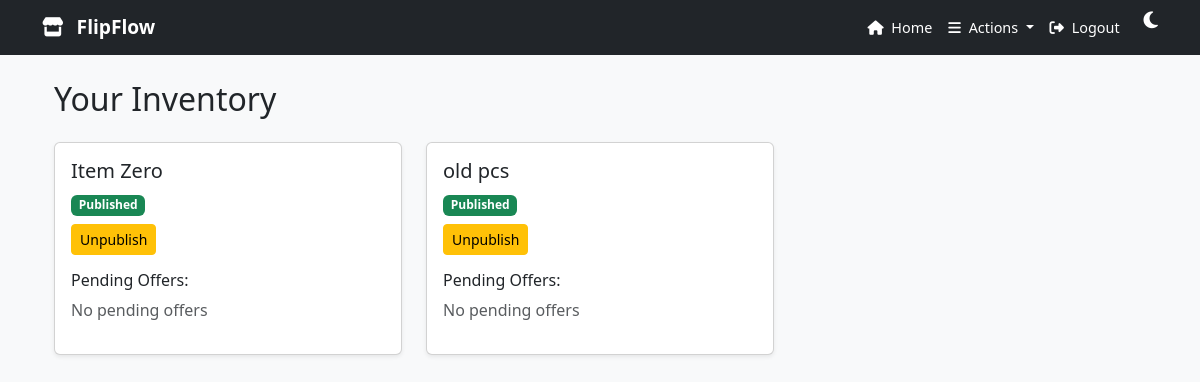
The page /Market/inventory/ (signed in) on the database as committed earlier.
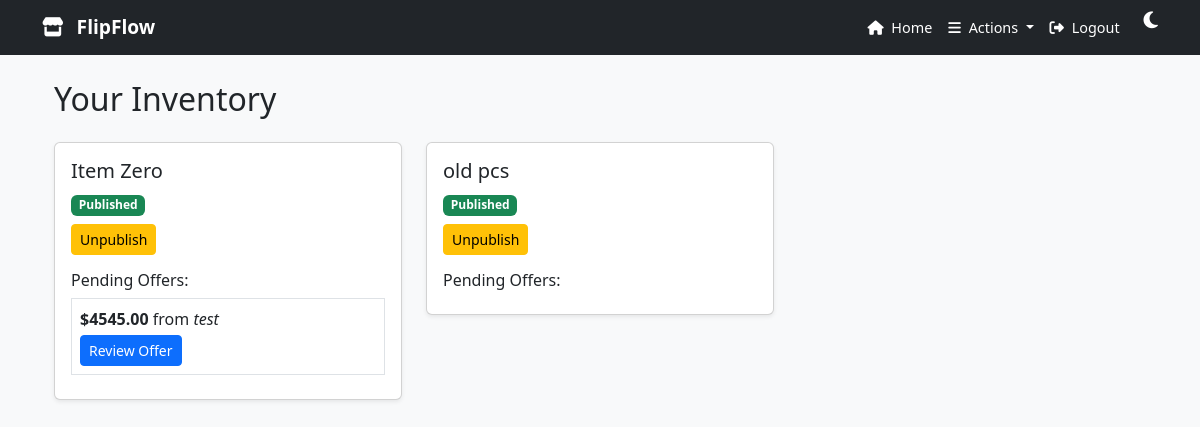
The same page on the database as committed later.
### Item/models.py (models this page shows, shortened)
class Item(models.Model):
    Item_name= models.CharField(max_length=100, verbose_name="Item Name")
    Item_img = models.ImageField(upload_to=custom_upload_to,blank=True,null=True)
    Item_owner=models.ForeignKey(User,blank=True, null=True,verbose_name=_("Item Owner"), on_delete=models.CASCADE,related_name='item_owner')
    Item_description= models.TextField(verbose_name="Item Description")
    Item_price= models.DecimalField(max_digits=10, decimal_places=2, verbose_name="Item Price")
    Item_quantity= models.IntegerField(verbose_name="Item Quantity")
    Item_published=models.BooleanField(_("Item Published"), default=False, help_text=_("Is this item published?"))
    Item_createdat=models.DateTimeField(_("Item Created At"), auto_now_add=True)
    Item_category=models.ForeignKey('Category',on_delete=models.CASCADE,blank=True,null=True)
    Item_slug = models.SlugField(blank=True,null=True,unique=True)
    class Meta:
        verbose_name = _("Item")
        verbose_name_plural = _("Items")

### Market/models.py (models this page shows, shortened)
class Transaction(models.Model):
    TRANSACTION_TYPES = (
        ('deposit', 'Deposit'),
        ('withdraw', 'Withdraw'),
        ('buy', 'Buy'),
    )
    TRANSACTION_STATUS = (
        ('pending', 'Pending'),
        ('completed', 'Completed'),
    )
    user_from = models.ForeignKey(User, related_name='sent_transactions', on_delete=models.CASCADE)
    user_to = models.ForeignKey(User, related_name='received_transactions', on_delete=models.CASCADE)
    transaction_type = models.CharField(max_length=10, choices=TRANSACTION_TYPES)
    transaction_status = models.CharField(max_length=10, choices=TRANSACTION_STATUS, default='pending')
    amount = models.DecimalField(max_digits=10, decimal_places=2)
    created_at = models.DateTimeField(default=timezone.now)
    from_approve = models.BooleanField(default=False)
    to_approve = models.BooleanField(default=False)
    admin_approve = models.BooleanField(default=False)
    items = models.ForeignKey(Item, blank=True,null=True, related_name='transaction_item', on_delete=models.DO_NOTHING)
    class Meta:
        verbose_name = "Transaction"
        verbose_name_plural = "Transactions"

### Market/views.py (the view, shortened to what this page needs)
# urls.py: path('inventory/', views.inventory, name='inventory'),
@login_required
def inventory(request):
    user_items = Item.objects.filter(Item_owner=request.user)
    pending_offers = Transaction.objects.filter(
        user_to=request.user, transaction_type='buy', transaction_status='pending'
    )
    return render(request, "inventory.html", {"items": user_items, "offers": pending_offers})

### Market/templates/inventory.html (shortened to what this page needs)
{% extends "base.html" %}
{% block body %}
<div class="container mt-4">
    <h2 class="mb-4">Your Inventory</h2>
    <div class="row">
        {% for item in items %}
        <div class="col-md-4">
            <div class="card mb-4 shadow-sm">
                <div class="card-body">
                    <h5 class="card-title">{{ item.Item_name }}</h5>
                    {% if item.Item_published %}
                        <span class="badge bg-success">Published</span>
                    {% else %}
                        <span class="badge bg-danger">Unpublished</span>
                    {% endif %}
                    <form method="POST" class="mt-2">
                        {% if item.Item_published %}
                            <button type="submit" name="action" value="unpublish" class="btn btn-warning btn-sm">Unpublish</button>
                        {% else %}
                            <button type="submit" name="action" value="publish" class="btn btn-success btn-sm">Publish</button>
                        {% endif %}
                    </form>
                    <h6 class="mt-3">Pending Offers:</h6>
                    {% for offer in offers %}
                        {% if offer.items.id == item.id %}
                            <div class="border p-2 mb-2">
                                <p class="mb-1">
                                    <strong>${{ offer.amount }}</strong> from <em>{{ offer.user_from }}</em>
                                </p>
                                <a href="{% url 'Market:sell' offer.id %}" class="btn btn-primary btn-sm">Review Offer</a>
                            </div>
                        {% endif %}
                    {% empty %}
                        <p class="text-muted">No pending offers</p>
                    {% endfor %}
                </div>
            </div>
        </div>
        {% empty %}
        <p class="text-muted">You have no items in your inventory.</p>
        {% endfor %}
    </div>
</div>
{% endblock %}

### templates/base.html (shortened to what this page needs)
<!DOCTYPE html>
<html lang="en">
<head>
  {% load static %}
  <link
    rel="stylesheet"
    href="https://cdn.jsdelivr.net/npm/bootstrap@5.3.0/dist/css/bootstrap.min.css"
  />
  <link
    rel="stylesheet"
    href="https://cdnjs.cloudflare.com/ajax/libs/font-awesome/6.4.0/css/all.min.css"
  />
  <link rel="stylesheet" href="https://cdn.jsdelivr.net/npm/bootstrap-icons@1.11.1/font/bootstrap-icons.css">
  <link rel="stylesheet" href="https://cdn.jsdelivr.net/npm/bootstrap-icons@1.11.1/font/bootstrap-icons.css">
</head>
<body>
  <nav class="navbar navbar-expand-lg navbar-dark bg-dark fixed-top">
    <div class="container">
      <a class="navbar-brand" href="{% url 'Item:item_list' %}">
        <i class="fas fa-store me-2"></i> FlipFlow
      </a>
      <div class="collapse navbar-collapse" id="navbarNav">
        <ul class="navbar-nav ms-auto">
          <li class="nav-item">
            <a class="nav-link" href="{% url 'Item:item_list' %}">
              <i class="fas fa-home me-1"></i> Home
            </a>
          </li>
          {% if user.is_authenticated %}
            <li class="nav-item dropdown">
              <a
                class="nav-link dropdown-toggle"
                href="#"
                id="userActionsDropdown"
                role="button"
                data-bs-toggle="dropdown"
                aria-expanded="false"
              >
                <i class="fas fa-bars me-1"></i> Actions
              </a>
            </li>
            <li class="nav-item">
              <form
                action="{% url 'logout' %}"
                method="POST"
                style="display: inline"
              >
                <button
                  type="submit"
                  class="nav-link btn btn-outline-light"
                  style="border: none; background: none; color: #ffffff !important;"
                >
                  <i class="fas fa-sign-out-alt me-1"></i> Logout
                </button>
              </form>
            </li>
          {% endif %}
          <li class="nav-item">
            <i class="fas fa-moon theme-toggle" id="theme-toggle"></i>
          </li>
        </ul>
      </div>
    </div>
  </nav>
  <div class="container mt-4">{% block body %}{% endblock body %}</div>
</body>
</html>

### templates/base.html (style rules this page uses)
body { padding-top: 56px; background-color: #f8f9fa; transition: background-color 0.3s ease, color 0.3s ease; }
.navbar-brand { font-weight: bold; color: #ffffff !important; font-size: 1.2rem; }
.navbar-nav .nav-link { color: #ffffff !important; transition: color 0.3s ease-in-out; font-size: 0.9rem; padding: 0.5rem 0.75rem; }
.navbar-nav .nav-link i { font-size: 0.9rem; margin-right: 0.25rem; }
.theme-toggle { cursor: pointer; font-size: 1.2rem; margin-left: 1rem; color: #ffffff; }

Rows that differ between the two databases and show on the page:
shown differently, row unchanged: Item "Item Zero": no longer shows "No pending offers"
added Transaction: amount "4545.00", user_from "test", shown under Item "Item Zero"
shown differently, row unchanged: Item "old pcs": no longer shows "No pending offers"
